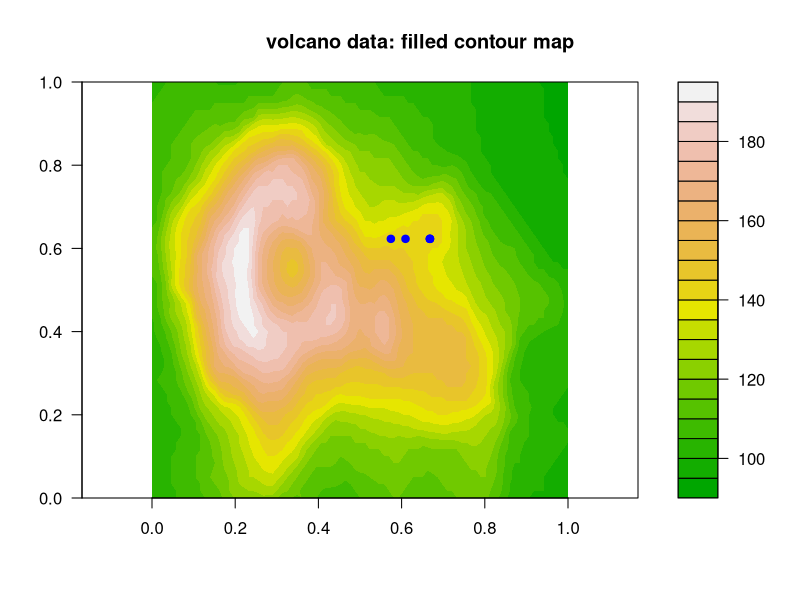

This chart was generated by the following R code:

punto_aleatorio = function(n = 1,x,y){
  nx = round(max(min(rnorm(n,x,sd = 3),87),0))
  ny = round(max(min(rnorm(n,y,sd = 3),61),0))
  puntos = matrix(c(nx,ny),ncol = 2,nrow = n)
  alturas = apply(puntos, 1, function(x) volcano[x[1],x[2]])
  pos = which.max(alturas)
  puntos[pos,]
}

punto_inicial = function(n=1){
  nx = round(runif(n,1,87))
  ny = round(runif(n,1,61))
  puntos = matrix(c(nx,ny),ncol = 2,nrow = n)
  alturas = apply(puntos, 1, function(x) volcano[x[1],x[2]])
  pos = which.max(alturas)
  puntos[pos,]
}

x_n = function(x) {x*0.84-0.085}

filled.contour(volcano, color.palette = terrain.colors, asp = 1)
title(main = "volcano data: filled contour map") #-0.085 #0.755

punto = punto_inicial(3)
print(c(punto,volcano[punto[1],punto[2]]))
pn = c(x_n(punto[1]/87),punto[2]/61)
points(x = pn[1], y=pn[2], col = "blue", pch=19)


for(i in 1:4){
  punton = punto_aleatorio(3,punto[1],punto[2])
  if(volcano[punto[1],punto[2]]<volcano[punton[1],punton[2]]) punto=punton
  
  pn = c(x_n(punto[1]/87),punto[2]/61)
  points(x = pn[1], y=pn[2], col = "blue", pch=19)
  
  print(c(punto,volcano[punto[1],punto[2]]))
}

